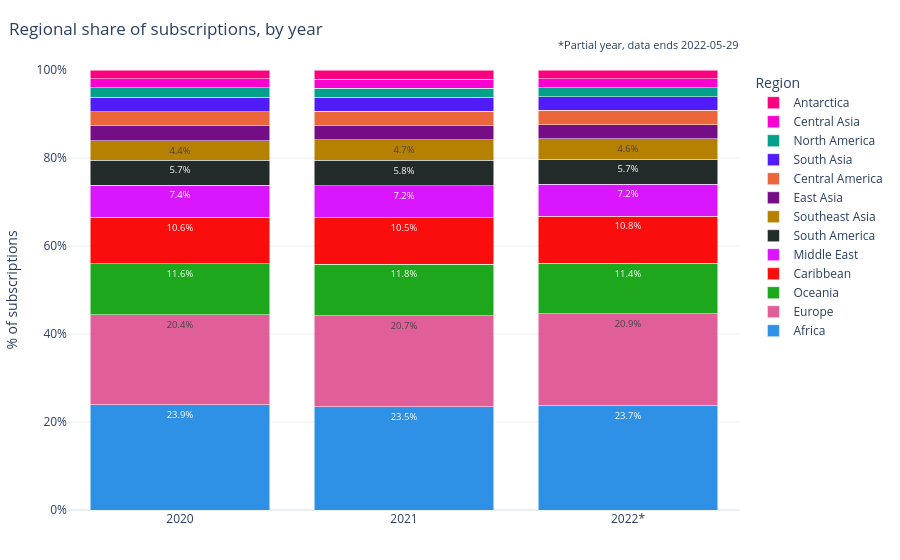

The notebook cell saved with this chart:
### Markdown cell above
#### **Regional share of subscriptions, by year**

### Code cell
mix = pd.crosstab(date.dt.year, df["Region"], normalize="index") * 100
mix = mix[mix.mean().sort_values(ascending=False).index]
labels = [f"{y}*" if y == last.year else str(y) for y in mix.index]

fig = go.Figure(
    [
        go.Bar(
            name=name,
            x=labels,
            y=mix[name],
            text=mix[name].map("{:.1f}%".format),
            textposition="inside",
            hovertemplate=f"<b>{name}</b><br>%{{x}}: %{{y:.2f}}%<extra></extra>",
        )
        for name in mix.columns
    ]
)
fig.update_layout(
    barmode="stack",
    legend_title_text="Region",
    colorway=qualitative.Dark24,
    uniformtext=dict(minsize=9, mode="hide"),
)
fig.update_yaxes(title="% of subscriptions", ticksuffix="%", range=[0, 100])
partial_note(fig, f"*Partial year, data ends {last:%Y-%m-%d}")

shift = mix.max() - mix.min()
note = (
    "Each bar splits one year's subscriptions by region. The regional mix barely changes between years: "
    f"the largest shift is {shift.idxmax()} at {shift.max():.2f} percentage points "
    f"({mix[shift.idxmax()].min():.1f}% to {mix[shift.idxmax()].max():.1f}%)."
)
show(styled(fig, "Regional share of subscriptions, by year", height=560), note)

### Figure 1 — Plotly figure (JSON) as saved in the notebook; plotly's stock layout.template omitted (floating-point values rounded to 4 significant figures)
{"data": [{"hovertemplate": "<b>Africa</b><br>%{x}: %{y:.2f}%<extra></extra>", "name": "Africa", "text": ["23.9%", "23.5%", "23.7%"], "textposition": "inside", "type": "bar", "x": ["2020", "2021", "2022*"], "y": [23.93, 23.48, 23.67]}, {"hovertemplate": "<b>Europe</b><br>%{x}: %{y:.2f}%<extra></extra>", "name": "Europe", "text": ["20.4%", "20.7%", "20.9%"], "textposition": "inside", "type": "bar", "x": ["2020", "2021", "2022*"], "y": [20.4, 20.66, 20.92]}, {"hovertemplate": "<b>Oceania</b><br>%{x}: %{y:.2f}%<extra></extra>", "name": "Oceania", "text": ["11.6%", "11.8%", "11.4%"], "textposition": "inside", "type": "bar", "x": ["2020", "2021", "2022*"], "y": [11.59, 11.77, 11.44]}, {"hovertemplate": "<b>Caribbean</b><br>%{x}: %{y:.2f}%<extra></extra>", "name": "Caribbean", "text": ["10.6%", "10.5%", "10.8%"], "textposition": "inside", "type": "bar", "x": ["2020", "2021", "2022*"], "y": [10.56, 10.52, 10.77]}, {"hovertemplate": "<b>Middle East</b><br>%{x}: %{y:.2f}%<extra></extra>", "name": "Middle East", "text": ["7.4%", "7.2%", "7.2%"], "textposition": "inside", "type": "bar", "x": ["2020", "2021", "2022*"], "y": [7.354, 7.246, 7.246]}, {"hovertemplate": "<b>South America</b><br>%{x}: %{y:.2f}%<extra></extra>", "name": "South America", "text": ["5.7%", "5.8%", "5.7%"], "textposition": "inside", "type": "bar", "x": ["2020", "2021", "2022*"], "y": [5.661, 5.765, 5.719]}, {"hovertemplate": "<b>Southeast Asia</b><br>%{x}: %{y:.2f}%<extra></extra>", "name": "Southeast Asia", "text": ["4.4%", "4.7%", "4.6%"], "textposition": "inside", "type": "bar", "x": ["2020", "2021", "2022*"], "y": [4.406, 4.671, 4.588]}, {"hovertemplate": "<b>East Asia</b><br>%{x}: %{y:.2f}%<extra></extra>", "name": "East Asia", "text": ["3.4%", "3.3%", "3.2%"], "textposition": "inside", "type": "bar", "x": ["2020", "2021", "2022*"], "y": [3.392, 3.254, 3.167]}, {"hovertemplate": "<b>Central America</b><br>%{x}: %{y:.2f}%<extra></extra>", "name": "Central America", "text": ["3.2%", "3.2%", "3.3%"], "textposition": "inside", "type": "bar", "x": ["2020", "2021", "2022*"], "y": [3.222, 3.22, 3.292]}, {"hovertemplate": "<b>South Asia</b><br>%{x}: %{y:.2f}%<extra></extra>", "name": "South Asia", "text": ["3.3%", "3.2%", "3.1%"], "textposition": "inside", "type": "bar", "x": ["2020", "2021", "2022*"], "y": [3.318, 3.169, 3.132]}, {"hovertemplate": "<b>North America</b><br>%{x}: %{y:.2f}%<extra></extra>", "name": "North America", "text": ["2.2%", "2.1%", "2.1%"], "textposition": "inside", "type": "bar", "x": ["2020", "2021", "2022*"], "y": [2.177, 2.104, 2.06]}, {"hovertemplate": "<b>Central Asia</b><br>%{x}: %{y:.2f}%<extra></extra>", "name": "Central Asia", "text": ["2.0%", "2.0%", "2.1%"], "textposition": "inside", "type": "bar", "x": ["2020", "2021", "2022*"], "y": [2.014, 2.036, 2.06]}, {"hovertemplate": "<b>Antarctica</b><br>%{x}: %{y:.2f}%<extra></extra>", "name": "Antarctica", "text": ["2.0%", "2.1%", "1.9%"], "textposition": "inside", "type": "bar", "x": ["2020", "2021", "2022*"], "y": [1.976, 2.104, 1.936]}], "layout": {"annotations": [{"font": {"size": 11}, "showarrow": false, "text": "*Partial year, data ends 2022-05-29", "x": 1, "xref": "paper", "y": 1.08, "yref": "paper"}], "barmode": "stack", "colorway": ["#2E91E5", "#E15F99", "#1CA71C", "#FB0D0D", "#DA16FF", "#222A2A", "#B68100", "#750D86", "#EB663B", "#511CFB", "#00A08B", "#FB00D1", "#FC0080", "#B2828D", "#6C7C32", "#778AAE", "#862A16", "#A777F1", "#620042", "#1616A7", "#DA60CA", "#6C4516", "#0D2A63", "#AF0038"], "height": 560, "legend": {"title": {"text": "Region"}}, "margin": {"b": 50, "l": 60, "r": 30, "t": 70}, "title": {"text": "Regional share of subscriptions, by year", "x": 0.01}, "uniformtext": {"minsize": 9, "mode": "hide"}, "yaxis": {"range": [0, 100], "ticksuffix": "%", "title": {"text": "% of subscriptions"}}}}
